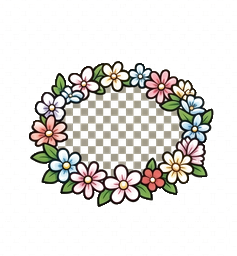
#> input picture assets/items-legacy-crop/acc-bowtie-red.png, 237 x 256 px
$ python bake-fullcanvas-items.py
#> lines starting #> are read from the running program, lines starting #| are printed output that depends on the picture
#> in main, im is the input picture: PIL image 237x256 RGBA; mean R, G, B, A 124.2, 118.2, 104.2, 52.6
#!/usr/bin/env python3
"""Bake tight-crop item PNGs into Roblox-style full-canvas 200x200 layers.

Source of truth for crops: assets/items-legacy-crop/
Output: assets/items/ (live game assets)

Each wearable is pre-positioned on the body silhouette so renderAvatar can
draw every layer at x=0 y=0 w=200 h=200 (attachment model).

Body anchors (200x200 SVG creatures):
  head center ~ (100, 80) r~32  → crown top y≈48, eyes y≈80
  torso       ~ (100, 140)
"""
from __future__ import annotations

from pathlib import Path
from PIL import Image

CANVAS = 200
ROOT = Path(__file__).resolve().parents[1]
LEGACY = ROOT / "assets" / "items-legacy-crop"
OUT = ROOT / "assets" / "items"

# Destination box on canvas (x, y, w, h)
SLOT = {
    "hat": (36, 0, 128, 72),
    "hair": (26, 6, 148, 130),
    "shirt": (44, 92, 112, 82),
    "pants": (54, 130, 92, 54),
    "shoes": (56, 166, 88, 34),
    "glasses": (68, 72, 64, 26),
    "face": (66, 66, 68, 46),
    "cape": (12, 44, 176, 146),
    "hand": (124, 90, 68, 74),
    "pet": (0, 122, 68, 72),
    "acc": (0, 0, 200, 200),
}


def paste_item(im: Image.Image, box: tuple[int, int, int, int], prefix: str) -> Image.Image:
#> called with box = (0, 0, 200, 200), prefix = 'acc'
    x, y, w, h = box
    canvas = Image.new("RGBA", (CANVAS, CANVAS), (0, 0, 0, 0))
#> canvas: PIL image 200x200 RGBA; every value is 0
    pad = 0.94
    tw, th = int(w * pad), int(h * pad)
    scale = min(tw / im.width, th / im.height)
#> scale = 0.734
    nw, nh = max(1, int(im.width * scale)), max(1, int(im.height * scale))
#> nw = 174; nh = 188
    r = im.resize((nw, nh), Image.LANCZOS)
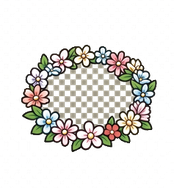
#> r: PIL image 174x188 RGBA; mean R, G, B, A 71.6, 67.4, 59.4, 52.6; transparent parts drawn white
    ox = x + (w - nw) // 2
#> ox = 13
    if prefix == "hat":
        oy = y + max(0, (h - nh) // 5)
    elif prefix == "hair":
        oy = y + max(0, (h - nh) // 5)
    elif prefix == "shoes":
        oy = y + (h - nh)
    elif prefix == "shirt":
        oy = y + max(0, (h - nh) // 4)
    else:
        oy = y + (h - nh) // 2
#> oy = 6
    canvas.paste(r, (ox, oy), r)
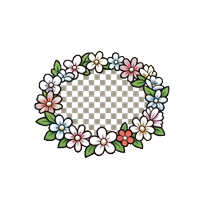
#> canvas: PIL image 200x200 RGBA; mean R, G, B, A 19.3, 17.8, 15, 36.3; transparent parts drawn white
    return canvas


def bake_bg(im: Image.Image) -> Image.Image:
    canvas = Image.new("RGBA", (CANVAS, CANVAS), (0, 0, 0, 255))
    scale = max(CANVAS / im.width, CANVAS / im.height)
    nw, nh = int(im.width * scale), int(im.height * scale)
    r = im.convert("RGBA").resize((nw, nh), Image.LANCZOS)
    canvas.paste(r, ((CANVAS - nw) // 2, (CANVAS - nh) // 2))
    return canvas


def main() -> None:
    if not LEGACY.exists() or not any(LEGACY.glob("*.png")):
        raise SystemExit(f"Missing legacy crops: {LEGACY}")
    OUT.mkdir(parents=True, exist_ok=True)
    n = 0
    for p in sorted(LEGACY.glob("*.png")):
        prefix = p.name.split("-")[0]
        im = Image.open(p).convert("RGBA")
        if prefix == "bg":
            bake_bg(im).save(OUT / p.name, "PNG", optimize=True)
        else:
            box = SLOT.get(prefix, (20, 20, 160, 160))
            paste_item(im, box, prefix).save(OUT / p.name, "PNG", optimize=True)
        n += 1
    print(f"rebaked {n} → {OUT}")


if __name__ == "__main__":
    main()
